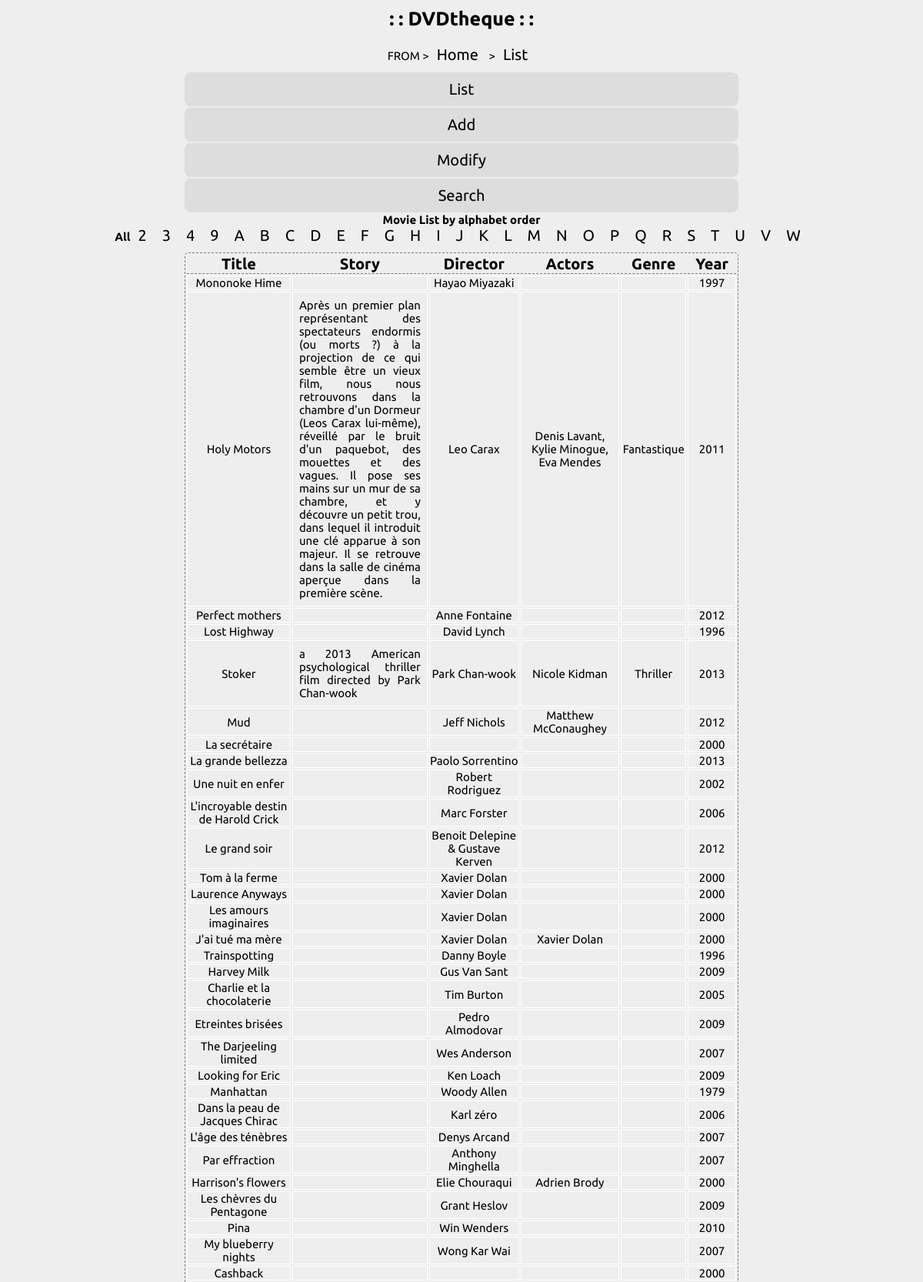
The app's page /DVDtheque/index.php?page=2 (upper part) with its own data.
### tables this page shows
CREATE TABLE `pages` (
  `pa_id` int(11) NOT NULL,
  `pa_title` varchar(255) NOT NULL,
  `pa_keywords` varchar(255) NOT NULL,
  `pa_description` varchar(255) NOT NULL,
  `pa_content` varchar(50) NOT NULL,
  `pa_parent_id` int(11) NOT NULL DEFAULT '1'
);

CREATE TABLE `list` (
  `dvd_id` int(11) NOT NULL,
  `dvd_title` varchar(255) NOT NULL,
  `dvd_story` text NOT NULL,
  `dvd_director` varchar(255) NOT NULL,
  `dvd_actors` varchar(255) NOT NULL,
  `dvd_genre` varchar(255) NOT NULL,
  `dvd_year` year(4) NOT NULL
);

### DVDtheque/inc/list.inc.php (the view, shortened to what this page needs)
<?php
require_once('init.inc.php');
if(empty($_GET['where'])) {
$sql = "SELECT * FROM `list` ORDER BY `list`.`dvd_id` DESC";
} else {
	$sql = "SELECT * FROM `list` WHERE dvd_title like '".$_GET['where']."%' ORDER BY `list`.`dvd_id` DESC";
}
$req = $connection->query($sql);
?>
<!DOCTYPE html>
<html lang="fr">
<head>
	<link rel="stylesheet" href="css/style.css">
</head>
<table>
	<?php
		echo showLetters();
	?>
	<tr>
		<th><a href="index.php?page=2&action=sort">Title</a></th>
		<th id="story"><a href="">Story</a></th>
		<th><a href="">Director</a></th>
		<th><a href="">Actors</a></th>
		<th><a href="">Genre</a></th>
		<th><a href="">Year</a></th>
	</tr>
	<?php
		while($datas = $req->fetch()){
			echo "<tr>";
			echo "	<td>".$datas['dvd_title']."</td>";
			echo "	<td id='story'>".$datas['dvd_story']."</td>";
			echo "	<td>".$datas['dvd_director']."</td>";
			echo "	<td>".$datas['dvd_actors']."</td>";
			echo "	<td>".$datas['dvd_genre']."</td>";
			echo "	<td>".$datas['dvd_year']."</td>";
			echo "</tr>";
		}
	?>
</table>

### DVDtheque/inc/functions.inc.php (shortened to what this page needs)
<?php
require_once('init.inc.php');
	function displayPath($idPage){
	global $connection;
	$chemin_complet = "";
	if($idPage != 0){
		$sql = "SELECT pa_parent_id, pa_title FROM pages WHERE pa_id = ? ";
		$req = $connection->prepare($sql);
		$req->execute(array($idPage));
		$datas = $req->fetch(PDO::FETCH_OBJ);
		$chemin_page_en_cours = " ><a href='?page=".$idPage."'>".$datas->pa_title."</a>";
		$chemin_complet = displayPath($datas->pa_parent_id).$chemin_page_en_cours;
	}
	return $chemin_complet;
	}
	function displayMenu($idPage){
	global $connection;
	$sql = "SELECT pa_id, pa_title FROM pages WHERE pa_parent_id = ? ";
	$req = $connection->prepare($sql);
	$req->execute(array($idPage));
	$html = "";
	if($req->rowCount()>0){
		$html = "<ul>";
		while($datas = $req->fetch(PDO::FETCH_OBJ)){
			$html .= "<li><a href='?page=".$datas->pa_id."'>".$datas->pa_title."</a></li>";
		}
		$html .= "</ul>";
	}
	return $html;
	}
	function showLetters() {
		global $connection;
		$sql = "SELECT DISTINCT SUBSTRING(dvd_title, 1, 1) as premlettre FROM `list` ORDER BY premlettre ASC";
		$req = $connection->query($sql);
		$req->execute();
		$d = $req->fetchAll();
		echo "<strong>Movie List by alphabet order</strong></br><strong>All</strong>";
		foreach ($d as $word) {
			echo '<a href="index.php?page=2&where='.$word['premlettre'].'">'.$word['premlettre']."</a>";
		}
	}
?>

### DVDtheque/css/style.css (style rules this page uses)
* { margin: 0; padding: 0; }
html { font-size: 62.5%; }
body { width: 100%; font-family: 'Ubuntu', sans-serif; font-size: 1.5rem; text-align: center; background-color: #eee; }
ul { margin:0 auto; text-align:center; overflow: hidden; }
li { width:60%; display:inline-block; text-align:center; margin: .1rem auto; padding: 1rem 0; background-color:#ddd ; border-radius: 8px; }
a { text-decoration: none; text-align: center; font-size: 2rem; color:black; margin:1rem; }
table { width:60%; margin: 1rem auto; text-align: center; border: 1px dashed gray; border-radius: 5px; }
table tr { text-align: center; margin: 0 auto; border-bottom: 1px solid #f7f7f7; }
table th { border-bottom:1px dashed gray; font-size: 2rem; }
table td { border: 1px solid white; }
table td#story { width:25%; padding:0.8rem; text-align: justify; }

### records on screen
pages: pa_title "Home"
pages: pa_title "List"
pages: pa_title "Add"
pages: pa_title "Modify"
pages: pa_title "Search"
list: dvd_title "Mononoke Hime", dvd_director "Hayao Miyazaki", dvd_year "1997"
list: dvd_title "Holy Motors", dvd_story "Après un premier plan représentant des spectateurs endormis (ou morts ?) à la projection de ce qui semble être un vieux film, nous nous retrouvons dans la chambre d'un Dormeur (Leos Carax lui-même), réveillé par le bruit d'un paquebot, des mouettes et des vagues. Il pose ses mains sur un mur de sa chambre, et y découvre un petit trou, dans lequel il introduit une clé apparue à son majeur. Il se retrouve dans la salle de cinéma aperçue dans la première scène.", dvd_director "Leo Carax", dvd_actors "Denis Lavant, Kylie Minogue, Eva Mendes", dvd_genre "Fantastique", dvd_year "2011"
list: dvd_title "Perfect mothers", dvd_director "Anne Fontaine", dvd_year "2012"
list: dvd_title "Lost Highway", dvd_director "David Lynch", dvd_year "1996"
list: dvd_title "Stoker", dvd_story "a 2013 American psychological thriller film directed by Park Chan-wook", dvd_director "Park Chan-wook", dvd_actors "Nicole Kidman", dvd_genre "Thriller", dvd_year "2013"
list: dvd_title "Mud", dvd_director "Jeff Nichols", dvd_actors "Matthew McConaughey", dvd_year "2012"
list: dvd_title "La secrétaire", dvd_year "2000"
list: dvd_title "La grande bellezza", dvd_director "Paolo Sorrentino", dvd_year "2013"
list: dvd_title "Une nuit en enfer", dvd_director "Robert Rodriguez", dvd_year "2002"
list: dvd_title "L'incroyable destin de Harold Crick", dvd_director "Marc Forster", dvd_year "2006"
list: dvd_title "Le grand soir", dvd_director "Benoit Delepine & Gustave Kerven", dvd_year "2012"
list: dvd_title "Tom à la ferme", dvd_director "Xavier Dolan", dvd_year "2000"
list: dvd_title "Laurence Anyways", dvd_director "Xavier Dolan", dvd_year "2000"
list: dvd_title "Les amours imaginaires", dvd_director "Xavier Dolan", dvd_year "2000"
list: dvd_title "J'ai tué ma mère", dvd_director "Xavier Dolan", dvd_actors "Xavier Dolan", dvd_year "2000"
list: dvd_title "Trainspotting", dvd_director "Danny Boyle", dvd_year "1996"
list: dvd_title "Harvey Milk", dvd_director "Gus Van Sant", dvd_year "2009"
list: dvd_title "Charlie et la chocolaterie", dvd_director "Tim Burton", dvd_year "2005"
list: dvd_title "Etreintes brisées", dvd_director "Pedro Almodovar", dvd_year "2009"
list: dvd_title "The Darjeeling limited", dvd_director "Wes Anderson", dvd_year "2007"
list: dvd_title "Looking for Eric", dvd_director "Ken Loach", dvd_year "2009"
list: dvd_title "Manhattan", dvd_director "Woody Allen", dvd_year "1979"
list: dvd_title "Dans la peau de Jacques Chirac", dvd_director "Karl zéro", dvd_year "2006"
list: dvd_title "L'âge des ténèbres", dvd_director "Denys Arcand", dvd_year "2007"
list: dvd_title "Par effraction", dvd_director "Anthony Minghella", dvd_year "2007"
list: dvd_title "Harrison's flowers", dvd_director "Elie Chouraqui", dvd_actors "Adrien Brody", dvd_year "2000"
list: dvd_title "Les chèvres du Pentagone", dvd_director "Grant Heslov", dvd_year "2009"
list: dvd_title "Pina", dvd_director "Win Wenders", dvd_year "2010"
list: dvd_title "My blueberry nights", dvd_director "Wong Kar Wai", dvd_year "2007"
list: dvd_title "Cashback", dvd_year "2000"

### other values on screen
$word['premlettre'] "2"
$word['premlettre'] "3"
$word['premlettre'] "4"
$word['premlettre'] "9"
$word['premlettre'] "A"
$word['premlettre'] "B"
$word['premlettre'] "C"
$word['premlettre'] "D"
$word['premlettre'] "E"
$word['premlettre'] "F"
$word['premlettre'] "G"
$word['premlettre'] "H"
$word['premlettre'] "I"
$word['premlettre'] "J"
$word['premlettre'] "K"
